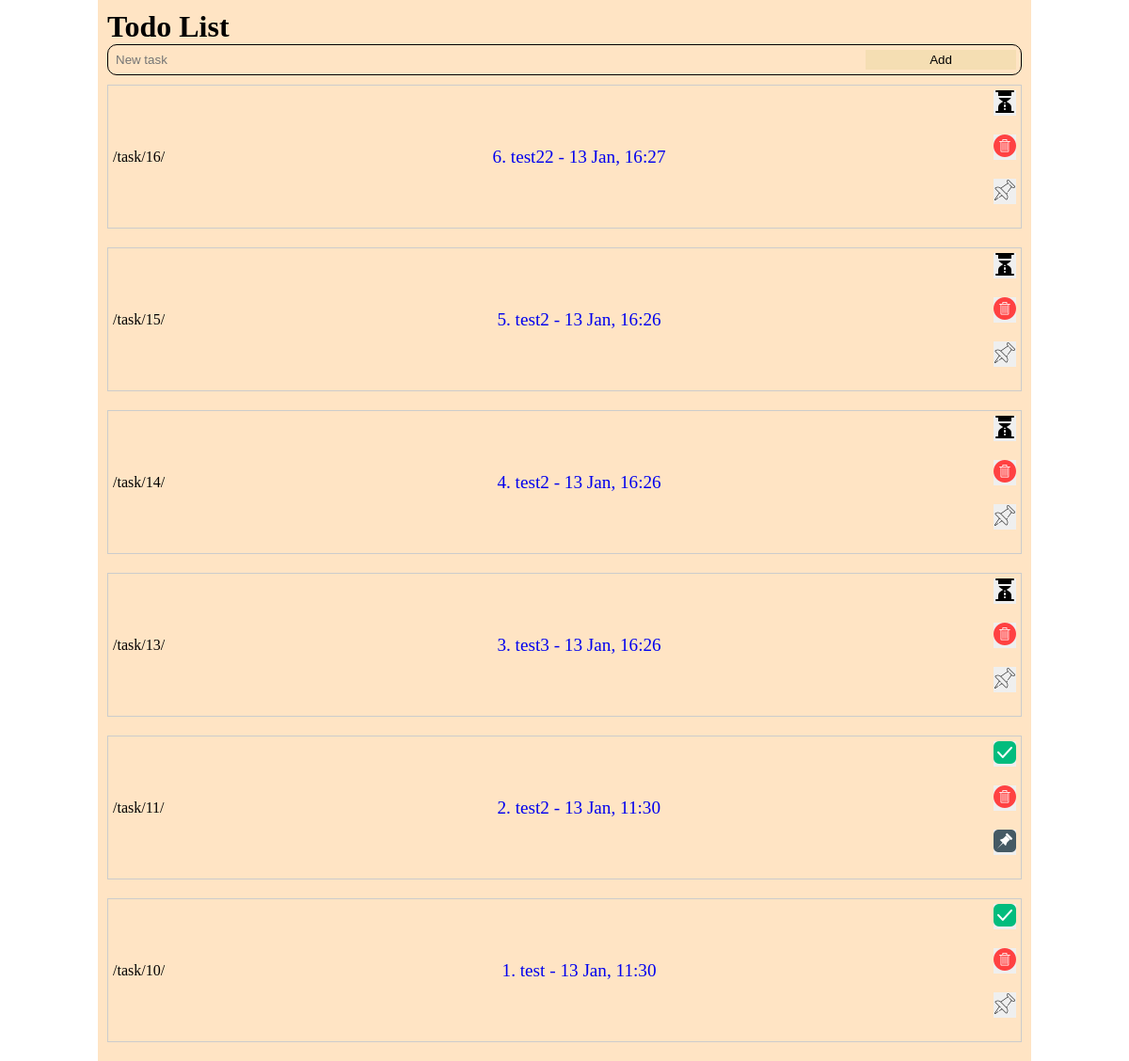
Before: / (signed in) with the older database file.
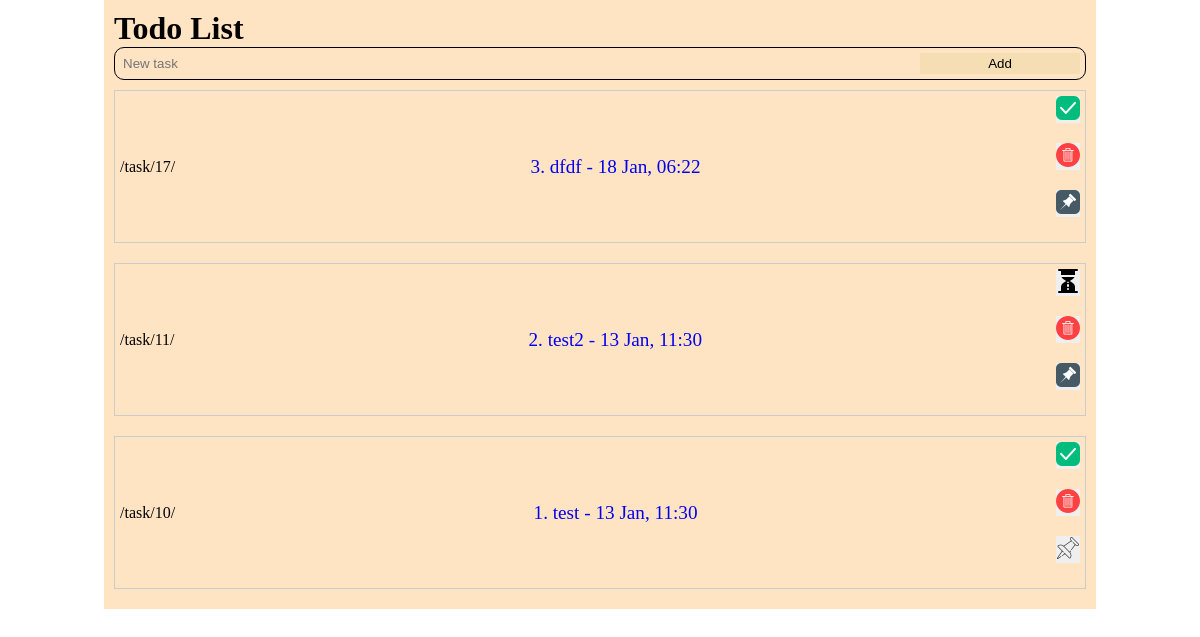
After: the same page with the newer database file.
### app/models.py (models this page shows, shortened)
class Task(models.Model):
    todo_list = models.ForeignKey(
        ToDoList,
        on_delete=models.SET_NULL,
        null=True,
        blank=True
    )
    title = models.CharField(max_length=255)
    is_completed = models.BooleanField(default=False)
    is_pinned = models.BooleanField(default=False)
    due_date = models.DateTimeField(null=True, blank=True)
    created_at = models.DateTimeField(auto_now_add=True, null=True, blank=True)
    updated_at = models.DateTimeField(auto_now=True, null=True, blank=True)
    class Meta:
        verbose_name = "Ox"
        verbose_name_plural = "Oxen"
        ordering = [ "created_at"]
    def get_absolute_url(self):
        return reverse("app:task_detail", kwargs={'pk': self.pk})
    def show_due_data(self):
        return self.due_date.strftime("%d %b, %H:%M")

### app/views.py (the view)
class HomePageView(TemplateView):
    template_name = "home.html"
    def get_context_data(self, **kwargs):
        context = super().get_context_data(**kwargs)
        user = self.request.user
        todo_list = get_object_or_404(ToDoList, user=user)
        tasks = Task.objects.filter(todo_list=todo_list).select_related('todo_list')  # Optimallaşdırma
        context["task_list"] = tasks
        return context

### app/templates/home.html (shortened to what this page needs)
{% extends 'base.html' %}
{% load static %}
{% block content %}
<div class="home-page">
    <h1>Todo List</h1>
  <div class="new-task-frame">
    <form action="{% url 'app:create_new_task' %}" method="POST">
        <input type="text" name="task_title" placeholder="New task" required>
        <button type="submit">Add</button>
    </form>
  </div>
    <ul class="task-list">
        {% for task in task_list %}
            <li>
                {{ task.get_absolute_url }}
                <a href="{% url 'app:task_detail' task.pk %}">
                    <p>{{ forloop.counter }}. {{ task.title }} - {{ task.show_due_data }}</p>
                </a>
                <div class="actions">
                    <form action="{% url 'app:toggle_task_status' task.pk %}" method="POST">
                        <button class="icon"  type="submit">
                            {% if task.is_completed %}
                            <img src="{% static 'icons/checkmark.png' %}">
                            {% else %}
                            <img src="{% static 'icons/wait.png' %}">
                            {% endif %}
                        </button>
                    </form>
                    <form  action="{% url 'app:delete_task' task.pk %}" method="POST">
                        <button class="icon" type="submit"><img src="{% static 'icons/delete.png' %}" alt="" width="24px" height="24px"></button>
                    </form>
                    <form action="{% url 'app:change_pin_situation' task.pk %}" method="post">
                        <button class="icon"  type="submit">
                            {% if task.is_pinned %}
                        <img src="{% static 'icons/pin.png' %}" alt="" width="24px" height="24px">
                        {% else %}
                        <img src="{% static 'icons/unpin.png' %}" alt="" width="24px" height="24px">
                        {% endif %}
                        </button>
                    </form>
                </div>
            </li>
        {% empty %}
            <li>No tasks to display.</li>
        {% endfor %}
    </ul>
</div>
{% endblock %}

### app/templates/base.html (shortened to what this page needs)
{% load static %}
<!DOCTYPE html>
<html lang="en">
<head>
    <link rel="stylesheet" href="{% static 'assets/styles/index.css' %}">
</head>
<body>
<div id="container" class="container">
    {% block content %}
    {% endblock %}
</div>
</body>
</html>

### app/static/assets/styles/index.css (style rules this page uses)
.home-page { padding: 10px; }
.home-page .new-task-frame { border: 1px solid black; padding: 5px; border-radius: 10px; }
.home-page .new-task-frame > form { width: 100%; border: none; display: flex; justify-content: space-between; }
.home-page .new-task-frame > form > input[type=text] { width: 100%; border: none; outline: none; background-color: inherit; padding: 3px; }
.home-page .new-task-frame > form > button { width: 20%; border: none; background-color: wheat; padding: 3px; cursor: pointer; }
.home-page ul { display: flex; flex-direction: column-reverse; }
.home-page ul li { margin: 10px 0; padding: 5px; border: 1px solid #ccc; display: flex; justify-content: space-between; align-items: center; }
.home-page ul li .actions { height: 100%; display: flex; flex-direction: column; }
.home-page ul li .icon { border: none; padding: 0; cursor: pointer; }
.home-page ul li form { display: flex; margin-bottom: 20px; }
.home-page a { text-decoration: none; font-size: 1.2rem; }
* { margin: 0; padding: 0; list-style-type: none; text-decoration: none; }
#container { margin: auto; }
.container-desktop { width: 992px; background-color: bisque; }

Changed rows visible on the page:
removed Task: get_absolute_url "/task/13/", title "test3", show_due_data "13 Jan, 16:26", is_completed False (drawn), is_pinned False (drawn)
removed Task: get_absolute_url "/task/14/", title "test2", show_due_data "13 Jan, 16:26", is_completed False (drawn), is_pinned False (drawn)
removed Task: get_absolute_url "/task/15/", title "test2", show_due_data "13 Jan, 16:26", is_completed False (drawn), is_pinned False (drawn)
removed Task: get_absolute_url "/task/16/", title "test22", show_due_data "13 Jan, 16:27", is_completed False (drawn), is_pinned False (drawn)
changed Task "test2": is_completed: picture added; is_completed: picture removed
added Task: get_absolute_url "/task/17/", title "dfdf", show_due_data "18 Jan, 06:22", is_completed True (drawn), is_pinned True (drawn)
